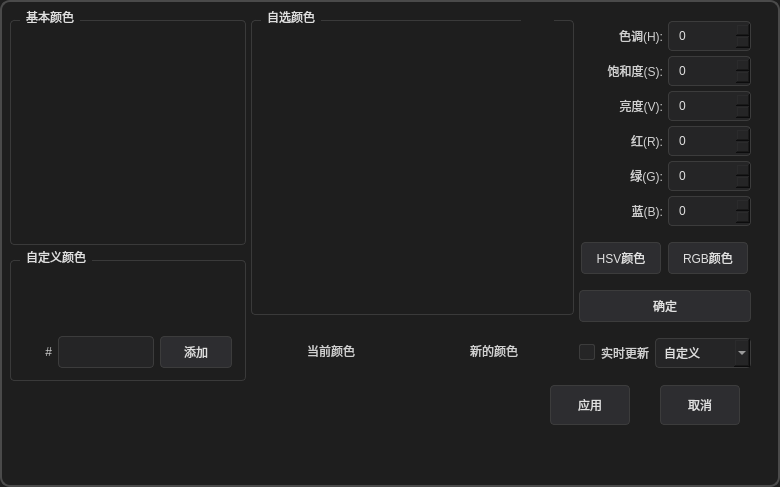
<?xml version="1.0" encoding="UTF-8"?>
<ui version="4.0">
 <class>ColorManager</class>
 <widget class="QWidget" name="ColorManager">
  <property name="geometry">
   <rect>
    <x>0</x>
    <y>0</y>
    <width>780</width>
    <height>487</height>
   </rect>
  </property>
  <property name="windowTitle">
   <string>Form</string>
  </property>
  <property name="styleSheet">
   <string notr="true">QWidget#ColorManager {
    background-color: #1E1E1E;
    color: #D0D0D0;
    border: 2px solid #4A4A4A;
    border-radius: 10px;
}
QWidget {
    background-color: #1E1E1E;
    color: #D0D0D0;
}
QGroupBox {
    border: 1px solid #3A3A3A;
    border-radius: 4px;
    margin-top: 10px;
    padding-top: 8px;
}
QGroupBox::title {
    subcontrol-origin: margin;
    left: 10px;
    padding: 0 4px;
    color: #E0E0E0;
}
QLineEdit, QSpinBox, QComboBox {
    background-color: #252526;
    color: #E0E0E0;
    border: 1px solid #3C3C3C;
    border-radius: 4px;
    min-height: 28px;
    padding: 0 8px;
}
QLineEdit:focus, QSpinBox:focus, QComboBox:focus {
    border: 1px solid #0E639C;
}
QPushButton {
    background-color: #2D2D30;
    color: #E0E0E0;
    border: 1px solid #3C3C3C;
    border-radius: 4px;
    min-height: 30px;
    padding: 0 10px;
}
QPushButton:hover { background-color: #3A3A3D; }
QPushButton:pressed { background-color: #45454A; }
QCheckBox {
    spacing: 6px;
}
QCheckBox::indicator {
    width: 14px;
    height: 14px;
}
QCheckBox::indicator:unchecked {
    background-color: #252526;
    border: 1px solid #3C3C3C;
    border-radius: 2px;
}
QCheckBox::indicator:checked {
    background-color: #0E639C;
    border: 1px solid #0E639C;
    border-radius: 2px;
}</string>
  </property>
  <widget class="QWidget" name="layoutWidget">
   <property name="geometry">
    <rect>
     <x>10</x>
     <y>10</y>
     <width>741</width>
     <height>371</height>
    </rect>
   </property>
   <layout class="QHBoxLayout" name="horizontalLayout_3" stretch="19,26,10">
    <property name="spacing">
     <number>5</number>
    </property>
    <item>
     <layout class="QVBoxLayout" name="verticalLayout_2" stretch="18,10">
      <item>
       <widget class="QGroupBox" name="groupBox">
        <property name="title">
         <string>基本颜色</string>
        </property>
        <widget class="igQtBasicColorAreaWidget" name="widget_BasicColorArea" native="true">
         <property name="geometry">
          <rect>
           <x>25</x>
           <y>30</y>
           <width>200</width>
           <height>181</height>
          </rect>
         </property>
         <property name="sizePolicy">
          <sizepolicy hsizetype="Preferred" vsizetype="Preferred">
           <horstretch>0</horstretch>
           <verstretch>0</verstretch>
          </sizepolicy>
         </property>
        </widget>
       </widget>
      </item>
      <item>
       <widget class="QGroupBox" name="groupBox_2">
        <property name="sizePolicy">
         <sizepolicy hsizetype="Expanding" vsizetype="Preferred">
          <horstretch>0</horstretch>
          <verstretch>0</verstretch>
         </sizepolicy>
        </property>
        <property name="title">
         <string>自定义颜色</string>
        </property>
        <property name="alignment">
         <set>Qt::AlignLeading|Qt::AlignLeft|Qt::AlignVCenter</set>
        </property>
        <widget class="QWidget" name="verticalLayoutWidget">
         <property name="geometry">
          <rect>
           <x>30</x>
           <y>30</y>
           <width>192</width>
           <height>88</height>
          </rect>
         </property>
         <layout class="QVBoxLayout" name="verticalLayout" stretch="0,1">
          <property name="sizeConstraint">
           <enum>QLayout::SetDefaultConstraint</enum>
          </property>
          <item>
           <widget class="igQtCustomColorAreaWidget" name="widget_CustomColorArea" native="true">
            <property name="enabled">
             <bool>true</bool>
            </property>
            <property name="sizePolicy">
             <sizepolicy hsizetype="Fixed" vsizetype="Fixed">
              <horstretch>0</horstretch>
              <verstretch>0</verstretch>
             </sizepolicy>
            </property>
            <property name="minimumSize">
             <size>
              <width>190</width>
              <height>50</height>
             </size>
            </property>
            <property name="maximumSize">
             <size>
              <width>16777215</width>
              <height>16777211</height>
             </size>
            </property>
           </widget>
          </item>
          <item>
           <layout class="QHBoxLayout" name="horizontalLayout" stretch="1,8,6">
            <item>
             <widget class="QLabel" name="label">
              <property name="text">
               <string>#</string>
              </property>
              <property name="alignment">
               <set>Qt::AlignRight|Qt::AlignTrailing|Qt::AlignVCenter</set>
              </property>
             </widget>
            </item>
            <item>
             <widget class="QLineEdit" name="lineEdit_CustomColor">
              <property name="sizePolicy">
               <sizepolicy hsizetype="Preferred" vsizetype="Preferred">
                <horstretch>0</horstretch>
                <verstretch>0</verstretch>
               </sizepolicy>
              </property>
             </widget>
            </item>
            <item>
             <widget class="QPushButton" name="btnCustom">
              <property name="sizePolicy">
               <sizepolicy hsizetype="Preferred" vsizetype="Preferred">
                <horstretch>0</horstretch>
                <verstretch>0</verstretch>
               </sizepolicy>
              </property>
              <property name="text">
               <string>添加</string>
              </property>
             </widget>
            </item>
           </layout>
          </item>
         </layout>
        </widget>
       </widget>
      </item>
     </layout>
    </item>
    <item>
     <layout class="QVBoxLayout" name="verticalLayout_3" stretch="5,1">
      <item>
       <widget class="QGroupBox" name="groupBox_3">
        <property name="sizePolicy">
         <sizepolicy hsizetype="Preferred" vsizetype="Preferred">
          <horstretch>0</horstretch>
          <verstretch>0</verstretch>
         </sizepolicy>
        </property>
        <property name="minimumSize">
         <size>
          <width>280</width>
          <height>280</height>
         </size>
        </property>
        <property name="title">
         <string>自选颜色</string>
        </property>
        <widget class="igQtSVColorAreaWidget" name="widget_MapColorArea" native="true">
         <property name="geometry">
          <rect>
           <x>10</x>
           <y>20</y>
           <width>256</width>
           <height>256</height>
          </rect>
         </property>
         <property name="sizePolicy">
          <sizepolicy hsizetype="Fixed" vsizetype="Fixed">
           <horstretch>0</horstretch>
           <verstretch>0</verstretch>
          </sizepolicy>
         </property>
         <property name="minimumSize">
          <size>
           <width>256</width>
           <height>256</height>
          </size>
         </property>
        </widget>
        <widget class="igQtHColorAreaWidget" name="widget_HColorArea" native="true">
         <property name="geometry">
          <rect>
           <x>270</x>
           <y>10</y>
           <width>33</width>
           <height>289</height>
          </rect>
         </property>
        </widget>
       </widget>
      </item>
      <item>
       <layout class="QHBoxLayout" name="horizontalLayout_2">
        <item>
         <widget class="QLabel" name="label_3">
          <property name="text">
           <string>当前颜色</string>
          </property>
          <property name="alignment">
           <set>Qt::AlignRight|Qt::AlignTrailing|Qt::AlignVCenter</set>
          </property>
         </widget>
        </item>
        <item>
         <widget class="igQtPreviewColorAreaWidget" name="widget_PreviewColorArea" native="true">
          <property name="maximumSize">
           <size>
            <width>16777215</width>
            <height>80</height>
           </size>
          </property>
         </widget>
        </item>
        <item>
         <widget class="QLabel" name="label_2">
          <property name="text">
           <string>新的颜色</string>
          </property>
         </widget>
        </item>
       </layout>
      </item>
     </layout>
    </item>
    <item>
     <layout class="QVBoxLayout" name="verticalLayout_4" stretch="4,0,0,0">
      <item>
       <layout class="QGridLayout" name="gridLayout">
        <property name="sizeConstraint">
         <enum>QLayout::SetDefaultConstraint</enum>
        </property>
        <item row="0" column="1">
         <widget class="QSpinBox" name="spinBox_H">
          <property name="maximum">
           <number>359</number>
          </property>
         </widget>
        </item>
        <item row="3" column="0">
         <widget class="QLabel" name="label_7">
          <property name="sizePolicy">
           <sizepolicy hsizetype="Preferred" vsizetype="Preferred">
            <horstretch>0</horstretch>
            <verstretch>0</verstretch>
           </sizepolicy>
          </property>
          <property name="minimumSize">
           <size>
            <width>66</width>
            <height>26</height>
           </size>
          </property>
          <property name="layoutDirection">
           <enum>Qt::LeftToRight</enum>
          </property>
          <property name="text">
           <string>红(R):</string>
          </property>
          <property name="alignment">
           <set>Qt::AlignRight|Qt::AlignTrailing|Qt::AlignVCenter</set>
          </property>
          <property name="margin">
           <number>0</number>
          </property>
         </widget>
        </item>
        <item row="2" column="0">
         <widget class="QLabel" name="label_6">
          <property name="sizePolicy">
           <sizepolicy hsizetype="Preferred" vsizetype="Preferred">
            <horstretch>0</horstretch>
            <verstretch>0</verstretch>
           </sizepolicy>
          </property>
          <property name="text">
           <string>亮度(V):</string>
          </property>
          <property name="alignment">
           <set>Qt::AlignRight|Qt::AlignTrailing|Qt::AlignVCenter</set>
          </property>
         </widget>
        </item>
        <item row="0" column="0">
         <widget class="QLabel" name="label_4">
          <property name="sizePolicy">
           <sizepolicy hsizetype="Preferred" vsizetype="Preferred">
            <horstretch>0</horstretch>
            <verstretch>0</verstretch>
           </sizepolicy>
          </property>
          <property name="minimumSize">
           <size>
            <width>70</width>
            <height>20</height>
           </size>
          </property>
          <property name="text">
           <string>色调(H):</string>
          </property>
          <property name="alignment">
           <set>Qt::AlignRight|Qt::AlignTrailing|Qt::AlignVCenter</set>
          </property>
         </widget>
        </item>
        <item row="1" column="1">
         <widget class="QSpinBox" name="spinBox_S">
          <property name="maximum">
           <number>255</number>
          </property>
         </widget>
        </item>
        <item row="4" column="1">
         <widget class="QSpinBox" name="spinBox_G">
          <property name="maximum">
           <number>255</number>
          </property>
         </widget>
        </item>
        <item row="5" column="1">
         <widget class="QSpinBox" name="spinBox_B">
          <property name="maximum">
           <number>255</number>
          </property>
         </widget>
        </item>
        <item row="3" column="1">
         <widget class="QSpinBox" name="spinBox_R">
          <property name="maximum">
           <number>255</number>
          </property>
         </widget>
        </item>
        <item row="5" column="0">
         <widget class="QLabel" name="label_9">
          <property name="text">
           <string>蓝(B):</string>
          </property>
          <property name="alignment">
           <set>Qt::AlignRight|Qt::AlignTrailing|Qt::AlignVCenter</set>
          </property>
         </widget>
        </item>
        <item row="1" column="0">
         <widget class="QLabel" name="label_5">
          <property name="sizePolicy">
           <sizepolicy hsizetype="Preferred" vsizetype="Preferred">
            <horstretch>0</horstretch>
            <verstretch>0</verstretch>
           </sizepolicy>
          </property>
          <property name="minimumSize">
           <size>
            <width>66</width>
            <height>26</height>
           </size>
          </property>
          <property name="text">
           <string>饱和度(S):</string>
          </property>
          <property name="alignment">
           <set>Qt::AlignRight|Qt::AlignTrailing|Qt::AlignVCenter</set>
          </property>
         </widget>
        </item>
        <item row="2" column="1">
         <widget class="QSpinBox" name="spinBox_V">
          <property name="maximum">
           <number>255</number>
          </property>
         </widget>
        </item>
        <item row="4" column="0">
         <widget class="QLabel" name="label_8">
          <property name="layoutDirection">
           <enum>Qt::LeftToRight</enum>
          </property>
          <property name="text">
           <string>绿(G):</string>
          </property>
          <property name="alignment">
           <set>Qt::AlignRight|Qt::AlignTrailing|Qt::AlignVCenter</set>
          </property>
         </widget>
        </item>
       </layout>
      </item>
      <item>
       <layout class="QHBoxLayout" name="horizontalLayout_5">
        <item>
         <widget class="QPushButton" name="btnSetTmpHSVToColor">
          <property name="sizePolicy">
           <sizepolicy hsizetype="Fixed" vsizetype="Fixed">
            <horstretch>0</horstretch>
            <verstretch>0</verstretch>
           </sizepolicy>
          </property>
          <property name="minimumSize">
           <size>
            <width>80</width>
            <height>40</height>
           </size>
          </property>
          <property name="text">
           <string>HSV颜色</string>
          </property>
         </widget>
        </item>
        <item>
         <widget class="QPushButton" name="btnSetTmpRGBToColor">
          <property name="sizePolicy">
           <sizepolicy hsizetype="Fixed" vsizetype="Fixed">
            <horstretch>0</horstretch>
            <verstretch>0</verstretch>
           </sizepolicy>
          </property>
          <property name="minimumSize">
           <size>
            <width>80</width>
            <height>40</height>
           </size>
          </property>
          <property name="text">
           <string>RGB颜色</string>
          </property>
         </widget>
        </item>
       </layout>
      </item>
      <item>
       <widget class="QPushButton" name="btnOk">
        <property name="sizePolicy">
         <sizepolicy hsizetype="Preferred" vsizetype="Fixed">
          <horstretch>0</horstretch>
          <verstretch>0</verstretch>
         </sizepolicy>
        </property>
        <property name="minimumSize">
         <size>
          <width>80</width>
          <height>40</height>
         </size>
        </property>
        <property name="layoutDirection">
         <enum>Qt::RightToLeft</enum>
        </property>
        <property name="text">
         <string>确定</string>
        </property>
       </widget>
      </item>
      <item>
       <layout class="QVBoxLayout" name="verticalLayout_5">
        <item>
         <layout class="QHBoxLayout" name="horizontalLayout_4">
          <item>
           <widget class="QCheckBox" name="checkBox_UpdateInRealTime">
            <property name="text">
             <string>实时更新</string>
            </property>
           </widget>
          </item>
          <item>
           <widget class="QComboBox" name="comboBox_ColorMode">
            <item>
             <property name="text">
              <string>自定义</string>
             </property>
            </item>
            <item>
             <property name="text">
              <string>灰度</string>
             </property>
            </item>
            <item>
             <property name="text">
              <string>蓝红</string>
             </property>
            </item>
            <item>
             <property name="text">
              <string>蓝绿黄红</string>
             </property>
            </item>
            <item>
             <property name="text">
              <string>蓝绿黄红紫</string>
             </property>
            </item>
           </widget>
          </item>
         </layout>
        </item>
       </layout>
      </item>
     </layout>
    </item>
   </layout>
  </widget>
  <widget class="igQtColorRangeSlider" name="widget_ColorRangeSlider" native="true">
   <property name="geometry">
    <rect>
     <x>30</x>
     <y>390</y>
     <width>511</width>
     <height>41</height>
    </rect>
   </property>
   <property name="minimumSize">
    <size>
     <width>0</width>
     <height>20</height>
    </size>
   </property>
  </widget>
  <widget class="QPushButton" name="btnCancle">
   <property name="geometry">
    <rect>
     <x>660</x>
     <y>385</y>
     <width>80</width>
     <height>40</height>
    </rect>
   </property>
   <property name="minimumSize">
    <size>
     <width>80</width>
     <height>40</height>
    </size>
   </property>
   <property name="text">
    <string>取消</string>
   </property>
  </widget>
  <widget class="QPushButton" name="btnSubmit">
   <property name="geometry">
    <rect>
     <x>550</x>
     <y>385</y>
     <width>80</width>
     <height>40</height>
    </rect>
   </property>
   <property name="sizePolicy">
    <sizepolicy hsizetype="Fixed" vsizetype="Fixed">
     <horstretch>0</horstretch>
     <verstretch>0</verstretch>
    </sizepolicy>
   </property>
   <property name="minimumSize">
    <size>
     <width>80</width>
     <height>40</height>
    </size>
   </property>
   <property name="text">
    <string>应用</string>
   </property>
  </widget>
 </widget>
 <customwidgets>
  <customwidget>
   <class>igQtBasicColorAreaWidget</class>
   <extends>QWidget</extends>
   <header>IQWidgets/ColorManager/igQtBasicColorAreaWidget.h</header>
   <container>1</container>
  </customwidget>
  <customwidget>
   <class>igQtCustomColorAreaWidget</class>
   <extends>QWidget</extends>
   <header>IQWidgets/ColorManager/igQtCustomColorAreaWidget.h</header>
   <container>1</container>
  </customwidget>
  <customwidget>
   <class>igQtSVColorAreaWidget</class>
   <extends>QWidget</extends>
   <header>IQWidgets/ColorManager/igQtSVColorAreaWidget.h</header>
   <container>1</container>
  </customwidget>
  <customwidget>
   <class>igQtPreviewColorAreaWidget</class>
   <extends>QWidget</extends>
   <header>IQWidgets/ColorManager/igQtPreviewColorAreaWidget.h</header>
   <container>1</container>
  </customwidget>
  <customwidget>
   <class>igQtHColorAreaWidget</class>
   <extends>QWidget</extends>
   <header>IQWidgets/ColorManager/igQtHColorAreaWidget.h</header>
   <container>1</container>
  </customwidget>
  <customwidget>
   <class>igQtColorRangeSlider</class>
   <extends>QWidget</extends>
   <header>IQWidgets/ColorManager/igQtColorRangeSlider.h</header>
   <container>1</container>
  </customwidget>
 </customwidgets>
 <resources/>
 <connections/>
</ui>
